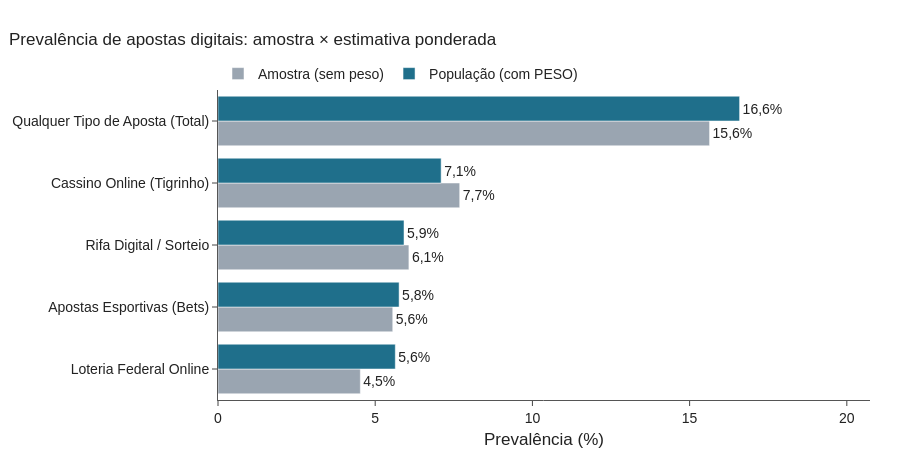

Notebook code cell kept with this figure:
### Markdown cell above
## 4. Análise exploratória de dados (EDA)

**O que vamos fazer?** Descrever a prevalência de apostas e o perfil dos apostadores: demográfico, socioeconômico, geográfico e digital.

**Por que isso é necessário?** A EDA mostra os padrões que as hipóteses da Seção 5 vão testar e revela problemas de universo antes da inferência.

**Como vamos fazer?** Com os cálculos do estudo original (taxas na amostra, sem peso, salvo indicação). Os gráficos foram refeitos em Plotly.

### 4.1. Prevalência: amostra × estimativa ponderada
A estimativa populacional usa o peso amostral $w_i$ (`PESO`):
$$\hat{P} = \frac{\sum_{i=1}^n w_i \cdot Y_i}{\sum_{i=1}^n w_i}$$

### Code cell
# Cálculo da prevalência amostral e ponderada (análise original)
mods = {
    'Cassino Online (Tigrinho)': 'aposta_cassino',
    'Rifa Digital / Sorteio': 'aposta_rifa',
    'Apostas Esportivas (Bets)': 'aposta_esportiva',
    'Loteria Federal Online': 'aposta_loteria',
    'Qualquer Tipo de Aposta (Total)': 'C14_AGREG'
}

peso_total = df['PESO'].sum()
pop_brasil_proj = peso_total

resumo_prev = []
for label, col in mods.items():
    taxa_amostral = df[col].mean() * 100
    taxa_ponderada = (df[col] * df['PESO']).sum() / peso_total * 100
    total_proj = (df[col] * df['PESO']).sum()

    resumo_prev.append({
        'Modalidade': label,
        'Taxa Amostral (%)': taxa_amostral,
        'Taxa Ponderada (%)': taxa_ponderada,
        'População Estimada (milhões)': total_proj / 1e6
    })

df_prev = pd.DataFrame(resumo_prev).sort_values(by='Taxa Ponderada (%)', ascending=True)

fig = go.Figure()
fig.add_bar(y=df_prev['Modalidade'], x=df_prev['Taxa Amostral (%)'], orientation='h', name='Amostra (sem peso)',
            marker_color=COR['neutro'], text=rotulos_pct(df_prev['Taxa Amostral (%)']), textposition='outside')
fig.add_bar(y=df_prev['Modalidade'], x=df_prev['Taxa Ponderada (%)'], orientation='h', name='População (com PESO)',
            marker_color=COR['principal'], text=rotulos_pct(df_prev['Taxa Ponderada (%)']), textposition='outside')
fig.update_layout(barmode='group', height=460, title='Prevalência de apostas digitais: amostra × estimativa ponderada',
                  xaxis_title='Prevalência (%)', xaxis_range=[0, df_prev['Taxa Ponderada (%)'].max() * 1.25])
fig.show()

df_prev.sort_values(by='Taxa Ponderada (%)', ascending=False).reset_index(drop=True)

### Figure 1 — Plotly figure (JSON) as saved in the notebook; plotly's stock layout.template omitted (floating-point values rounded to 4 significant figures)
{"data": [{"marker": {"color": "#9aa5b1"}, "name": "Amostra (sem peso)", "orientation": "h", "text": ["4,5%", "5,6%", "6,1%", "7,7%", "15,6%"], "textposition": "outside", "type": "bar", "x": [4.527, 5.558, 6.072, 7.687, 15.63], "y": ["Loteria Federal Online", "Apostas Esportivas (Bets)", "Rifa Digital / Sorteio", "Cassino Online (Tigrinho)", "Qualquer Tipo de Aposta (Total)"]}, {"marker": {"color": "#1f6f8b"}, "name": "População (com PESO)", "orientation": "h", "text": ["5,6%", "5,8%", "5,9%", "7,1%", "16,6%"], "textposition": "outside", "type": "bar", "x": [5.639, 5.76, 5.916, 7.097, 16.59], "y": ["Loteria Federal Online", "Apostas Esportivas (Bets)", "Rifa Digital / Sorteio", "Cassino Online (Tigrinho)", "Qualquer Tipo de Aposta (Total)"]}], "layout": {"barmode": "group", "height": 460, "title": {"text": "Prevalência de apostas digitais: amostra × estimativa ponderada"}, "xaxis": {"range": [0, 20.74], "title": {"text": "Prevalência (%)"}}}}
